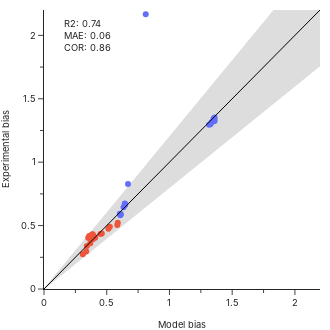

Notebook cell for this chart:
### Code cell
fig = px.scatter(
    plot_data,
    x="sim",
    y="exp",
    color="synthesis",
    hover_data=['synthesis', 'GC', 'PCRC', 'Decay', 'Condition'],
)


fig.update_layout(
    template='simple_white',
    height=330,
    width=330,
    showlegend=False,
    margin=dict(l=0, r=10, t=10, b=0),
    font_family="Inter",
    legend_font_size=28/3,
)


fig.update_xaxes(
    title='Model bias',
    range=[0, 2.2],
    dtick=0.5,
    minor_ticks="outside", 
    minor_dtick=0.25,
    title_font_family="Inter",
    title_font_size=28/3, 
    tickfont_size=28/3
)
fig.update_yaxes(
    title='Experimental bias',
    range=[0, 2.2],
    dtick=0.5,
    minor_ticks="outside", 
    minor_dtick=0.25,
    title_font_family="Inter",
    title_font_size=28/3, 
    tickfont_size=28/3
)


fig.add_trace(
    pg.Scatter(
        x=np.linspace(0, 10), 
        y=1.2*np.linspace(0, 10),
        line_color="#dddddd",
        line_width=1,
        fill='tonexty', 
        fillcolor="#dddddd",
    )
)
fig.add_trace(
    pg.Scatter(
        x=np.linspace(0, 10), 
        y=0.8*np.linspace(0, 10),
        line_color="#dddddd",
        line_width=1,
    )
)

fig.data = fig.data[::-1]

fig.add_trace(
    pg.Scatter(
        x=np.linspace(0, 10), 
        y=np.linspace(0, 10),
        line_color="#000000",
        line_width=1,
    )
)

fig.add_annotation(
    x=0.35, y=2,
    text=f"R2: {sklearn.metrics.r2_score(plot_data['exp'], plot_data['sim']):0.2f}<br>MAE: {sklearn.metrics.mean_absolute_error(plot_data['exp'], plot_data['sim']):0.2f}<br>COR: {scipy.stats.pearsonr(plot_data['exp'], plot_data['sim'])[0]:0.2f}",
    showarrow=False,
    align="left",
    font_family="Inter",
    font_size=28/3, 
)


fig.show()
fig.write_image("comparison_bias.svg")

### Figure 1 — Plotly figure (JSON) as saved in the notebook; plotly's stock layout.template omitted (floating-point values rounded to 4 significant figures)
{"data": [{"line": {"color": "#dddddd", "width": 1}, "type": "scatter", "x": [0, 0.2041, 0.4082, 0.6122, 0.8163, 1.02, 1.224, 1.429, 1.633, 1.837, 2.041, 2.245, 2.449, 2.653, 2.857, 3.061, 3.265, 3.469, 3.673, 3.878, 4.082, 4.286, 4.49, 4.694, 4.898, 5.102, 5.306, 5.51, 5.714, 5.918, 6.122, 6.327, 6.531, 6.735, 6.939, 7.143, 7.347, 7.551, 7.755, 7.959, 8.163, 8.367, 8.571, 8.776, 8.98, 9.184, 9.388, 9.592, 9.796, 10], "y": [0, 0.1633, 0.3265, 0.4898, 0.6531, 0.8163, 0.9796, 1.143, 1.306, 1.469, 1.633, 1.796, 1.959, 2.122, 2.286, 2.449, 2.612, 2.776, 2.939, 3.102, 3.265, 3.429, 3.592, 3.755, 3.918, 4.082, 4.245, 4.408, 4.571, 4.735, 4.898, 5.061, 5.224, 5.388, 5.551, 5.714, 5.878, 6.041, 6.204, 6.367, 6.531, 6.694, 6.857, 7.02, 7.184, 7.347, 7.51, 7.673, 7.837, 8]}, {"fill": "tonexty", "fillcolor": "#dddddd", "line": {"color": "#dddddd", "width": 1}, "type": "scatter", "x": [0, 0.2041, 0.4082, 0.6122, 0.8163, 1.02, 1.224, 1.429, 1.633, 1.837, 2.041, 2.245, 2.449, 2.653, 2.857, 3.061, 3.265, 3.469, 3.673, 3.878, 4.082, 4.286, 4.49, 4.694, 4.898, 5.102, 5.306, 5.51, 5.714, 5.918, 6.122, 6.327, 6.531, 6.735, 6.939, 7.143, 7.347, 7.551, 7.755, 7.959, 8.163, 8.367, 8.571, 8.776, 8.98, 9.184, 9.388, 9.592, 9.796, 10], "y": [0, 0.2449, 0.4898, 0.7347, 0.9796, 1.224, 1.469, 1.714, 1.959, 2.204, 2.449, 2.694, 2.939, 3.184, 3.429, 3.673, 3.918, 4.163, 4.408, 4.653, 4.898, 5.143, 5.388, 5.633, 5.878, 6.122, 6.367, 6.612, 6.857, 7.102, 7.347, 7.592, 7.837, 8.082, 8.327, 8.571, 8.816, 9.061, 9.306, 9.551, 9.796, 10.04, 10.29, 10.53, 10.78, 11.02, 11.27, 11.51, 11.76, 12]}, {"customdata": [["Twist", "GCall", 15, 0, "PCR"], ["Twist", "GCall", 30, 0, "PCR"], ["Twist", "GCall", 37, 0, "Aging"], ["Twist", "GCall", 43, 0, "Aging"], ["Twist", "GCall", 43, 2, "Aging"], ["Twist", "GCall", 43, 4, "Aging"], ["Twist", "GCall", 43, 7, "Aging"], ["Twist", "GCall", 45, 0, "PCR"], ["Twist", "GCall", 60, 0, "PCR"], ["Twist", "GCall", 75, 0, "PCR"], ["Twist", "GCall", 90, 0, "PCR"], ["Twist", "GCfix", 15, 0, "PCR"], ["Twist", "GCfix", 30, 0, "PCR"], ["Twist", "GCfix", 39, 0, "Aging"], ["Twist", "GCfix", 45, 0, "Aging"], ["Twist", "GCfix", 45, 0, "PCR"], ["Twist", "GCfix", 45, 2, "Aging"], ["Twist", "GCfix", 45, 4, "Aging"], ["Twist", "GCfix", 45, 7, "Aging"], ["Twist", "GCfix", 60, 0, "PCR"], ["Twist", "GCfix", 75, 0, "PCR"], ["Twist", "GCfix", 90, 0, "PCR"]], "hovertemplate": "synthesis=%{customdata[0]}<br>sim=%{x}<br>exp=%{y}<br>GC=%{customdata[1]}<br>PCRC=%{customdata[2]}<br>Decay=%{customdata[3]}<br>Condition=%{customdata[4]}<extra></extra>", "legendgroup": "Twist", "marker": {"color": "#EF553B", "symbol": "circle"}, "mode": "markers", "name": "Twist", "orientation": "v", "showlegend": true, "type": "scatter", "x": [0.3364, 0.3685, 0.3787, 0.3977, 0.3932, 0.388, 0.3814, 0.4079, 0.4609, 0.5248, 0.5881, 0.3094, 0.3418, 0.3599, 0.3784, 0.3896, 0.372, 0.3603, 0.3523, 0.4499, 0.5132, 0.5845], "xaxis": "x", "y": [0.2955, 0.3616, 0.3945, 0.4142, 0.4201, 0.4326, 0.4294, 0.4039, 0.4375, 0.4916, 0.5226, 0.2738, 0.3401, 0.4027, 0.4073, 0.392, 0.4197, 0.4188, 0.4039, 0.4334, 0.4743, 0.5041], "yaxis": "y"}, {"customdata": [["Genscript", "GCall", 15, 0, "PCR"], ["Genscript", "GCall", 20, 0, "PCR"], ["Genscript", "GCall", 25, 0, "PCR"], ["Genscript", "GCall", 30, 0, "PCR"], ["Genscript", "GCall", 36, 0, "Aging"], ["Genscript", "GCall", 42, 0, "Aging"], ["Genscript", "GCall", 42, 2, "Aging"], ["Genscript", "GCall", 42, 4, "Aging"], ["Genscript", "GCall", 42, 7, "Aging"], ["Genscript", "GCfix", 10, 0, "PCR"], ["Genscript", "GCfix", 15, 0, "PCR"], ["Genscript", "GCfix", 20, 0, "PCR"], ["Genscript", "GCfix", 25, 0, "PCR"], ["Genscript", "GCfix", 36, 0, "Aging"], ["Genscript", "GCfix", 42, 0, "Aging"], ["Genscript", "GCfix", 42, 2, "Aging"], ["Genscript", "GCfix", 42, 4, "Aging"], ["Genscript", "GCfix", 42, 7, "Aging"]], "hovertemplate": "synthesis=%{customdata[0]}<br>sim=%{x}<br>exp=%{y}<br>GC=%{customdata[1]}<br>PCRC=%{customdata[2]}<br>Decay=%{customdata[3]}<br>Condition=%{customdata[4]}<extra></extra>", "legendgroup": "Genscript", "marker": {"color": "#636efa", "symbol": "circle"}, "mode": "markers", "name": "Genscript", "orientation": "v", "showlegend": true, "type": "scatter", "x": [1.327, 1.335, 1.316, 0.8109, 1.351, 1.36, 1.36, 1.356, 1.355, 0.6042, 0.6083, 0.613, 0.6697, 0.6342, 0.6442, 0.6475, 0.6456, 0.6433], "xaxis": "x", "y": [1.3, 1.315, 1.294, 2.167, 1.342, 1.351, 1.327, 1.324, 1.336, 0.5941, 0.5822, 0.5898, 0.8274, 0.6452, 0.6742, 0.6691, 0.6614, 0.6615], "yaxis": "y"}, {"line": {"color": "#000000", "width": 1}, "type": "scatter", "x": [0, 0.2041, 0.4082, 0.6122, 0.8163, 1.02, 1.224, 1.429, 1.633, 1.837, 2.041, 2.245, 2.449, 2.653, 2.857, 3.061, 3.265, 3.469, 3.673, 3.878, 4.082, 4.286, 4.49, 4.694, 4.898, 5.102, 5.306, 5.51, 5.714, 5.918, 6.122, 6.327, 6.531, 6.735, 6.939, 7.143, 7.347, 7.551, 7.755, 7.959, 8.163, 8.367, 8.571, 8.776, 8.98, 9.184, 9.388, 9.592, 9.796, 10], "y": [0, 0.2041, 0.4082, 0.6122, 0.8163, 1.02, 1.224, 1.429, 1.633, 1.837, 2.041, 2.245, 2.449, 2.653, 2.857, 3.061, 3.265, 3.469, 3.673, 3.878, 4.082, 4.286, 4.49, 4.694, 4.898, 5.102, 5.306, 5.51, 5.714, 5.918, 6.122, 6.327, 6.531, 6.735, 6.939, 7.143, 7.347, 7.551, 7.755, 7.959, 8.163, 8.367, 8.571, 8.776, 8.98, 9.184, 9.388, 9.592, 9.796, 10]}], "layout": {"annotations": [{"align": "left", "font": {"family": "Inter", "size": 9.333}, "showarrow": false, "text": "R2: 0.74<br>MAE: 0.06<br>COR: 0.86", "x": 0.35, "y": 2}], "font": {"family": "Inter"}, "height": 330, "legend": {"font": {"size": 9.333}, "title": {"text": "synthesis"}, "tracegroupgap": 0}, "margin": {"b": 0, "l": 0, "r": 10, "t": 10}, "showlegend": false, "width": 330, "xaxis": {"anchor": "y", "domain": [0, 1], "dtick": 0.5, "minor": {"dtick": 0.25, "ticks": "outside"}, "range": [0, 2.2], "tickfont": {"size": 9.333}, "title": {"font": {"family": "Inter", "size": 9.333}, "text": "Model bias"}}, "yaxis": {"anchor": "x", "domain": [0, 1], "dtick": 0.5, "minor": {"dtick": 0.25, "ticks": "outside"}, "range": [0, 2.2], "tickfont": {"size": 9.333}, "title": {"font": {"family": "Inter", "size": 9.333}, "text": "Experimental bias"}}}}
